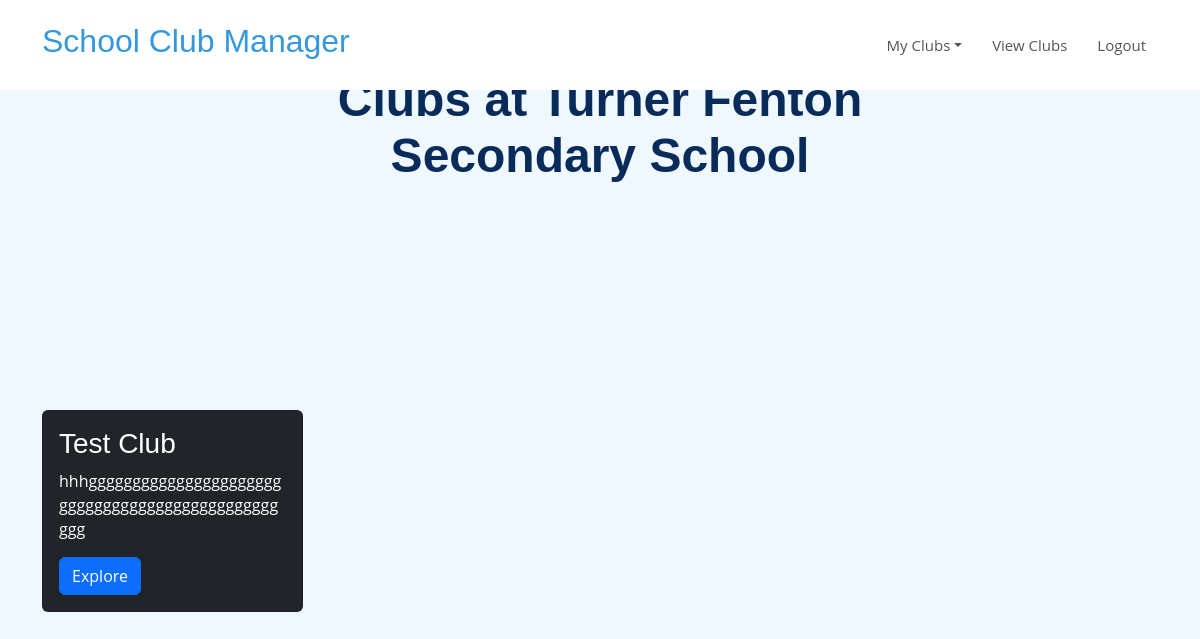
/clubs?mode=viewall (signed in), run on the app's committed database.
### clubmanager/models.py (models this page shows)
class Students(UserMixin, db.Model):
    id = db.Column(db.String(36), primary_key=True)
    FirstName = db.Column(db.String(75), nullable=False)
    LastName = db.Column(db.String(100), nullable=False)
    Username = db.Column(db.String(36), unique=True, nullable=False)
    StudentNum = db.Column(db.Integer, unique=True, nullable=False)
    Email = db.Column(db.String(75), unique=True, nullable=False)
    Password = db.Column(db.String(80), nullable=False)
    Grade = db.Column(db.Integer, nullable=False)
    School = db.Column(db.String(40), nullable=False)
    Date_Joined = db.Column(db.Date, default=datetime.utcnow)

class Clubs(UserMixin, db.Model):
    ClubId = db.Column(db.String(36), primary_key=True)
    StudentId = db.Column(db.Integer, nullable=False)
    School = db.Column(db.String(40), nullable=False)
    ClubName = db.Column(db.String(50), nullable=False)
    ClubDescription = db.Column(db.String(300), nullable=False)
    AppStartDate = db.Column(db.Date, nullable=False)
    AppEndDate = db.Column(db.Date, nullable=False)
    ClubContactEmail = db.Column(db.String(75), unique=True, nullable=False)
    Date_Club_Created = db.Column(db.Date, default=datetime.utcnow)

### clubmanager/routes/clubs.py (the view, shortened to what this page needs)
@app.route('/clubs', methods=['GET'])
@app.route('/clubs/<uuid:ClubId>', methods=['GET'])
@login_required
def get_club(ClubId = ''):
    mode = request.args.get('mode')
    formClubCreationForm = ClubCreationForm()
    formCreateGeneralQuestions = ClubGeneralQuestionForm()
    formAnnouncement = AnnouncementForm()
    if mode == 'new':
        errors_in_clubcreation = ['', '']
        return render_template('club.html', formClubCreationForm=formClubCreationForm, errors_in_clubcreation=errors_in_clubcreation)
    elif mode == 'viewall':
        clubs = Clubs.query.filter(Clubs.School == current_user.School).all()
        truthy = True
        if clubs:
            truthy = False
        return render_template('viewclubs.html', School=current_user.School, truthy=truthy, ClubCatalogue=clubs)
    else:
        return redirect(url_for('dashboard'))

### clubmanager/routes/dashboard.py (called while the page is built)
@login_manager.user_loader
def load_user(user_id):
    return Students.query.get(user_id)

### clubmanager/templates/viewclubs.html (shortened to what this page needs)
{% extends 'base.html' %}
{% import 'bootstrap/wtf.html' as wtf %}
{% block head %}
<link rel='stylesheet' href='/static/css/styleves.css'>
{% endblock %}
{% block body %}
<body style='background-color: aliceblue;'>
    <header id='header' class='fixed-top d-flex align-items-center'>
        <div class="container d-flex align-items-center justify-content-between">
            <div class='logo'>
                <h2><a href='/'>School Club Manager</a></h2>
            </div>
            <nav class='navbar navbar-expand-lg bg-body'>
                <div class='container-fluid'>
                    <div class='collapse navbar-collapse' id='navbarText'>
                        <ul class="nav justify-content-end">
                            <li class="nav-item dropdown">
                                <a class="nav-link dropdown-toggle" data-bs-toggle="dropdown" role="button"
                                    aria-expanded="false">My Clubs</a>
                            </li>
                            <a class="nav-link" href='/clubs?mode=viewall'>View Clubs</a>
                            <a class="nav-link" href="{{ url_for('logout') }}">Logout</a>
                        </ul>
                    </div>
                </div>
            </nav>
        </div>
    </header>
    <section class="d-flex align-items-center" id="hero">
        <div class='container position-relative'>
            {% if not truthy %}
            <div class='row justify-content-center'>
                <div class='col-xl-7 col-lg-9 text-center'>
                    <h1 style='color: rgb(9, 43, 90);'>Clubs at {{ School }}</h1>
                </div>
            </div>
            <br><br><br><br><br><br><br><br><br>
            <div class='row icon-boxes'>
                {% for club in ClubCatalogue %}
                <div class='col-md-6 col-lg-3 d-flex align-items-stretch mb-5 mb-lg-0'>
                    <div class='card text-bg-dark mb-3' style='width: 21rem;'>
                        <div class='card-body'>
                            <h3 class='card-title' id='cardtitle'>{{ club.ClubName }}</h3>
                            <p class='card-text'>{{ club.ClubDescription }}</p>
                            <a href="/clubs/{{ club.ClubId }}?mode=view"><button class='btn btn-primary'>Explore</button></a>
                        </div>
                    </div>
                </div>
                {% endfor %}
            </div>
        </div>
        {% else %}
        <div class='row justify-content-center'>
                <div class='col-xl-7 col-lg-9 text-center'>
                    <h1>There are no clubs at {{ School }}</h1>
                </div>
            </div>
        {% endif %}
    </section>
</body>
{% endblock %}

### clubmanager/static/css/main.css (style rules this page uses)
.nav { margin: 20px auto; }
a { text-decoration: none; }

### clubmanager/static/css/styleves.css (style rules this page uses)
body { font-family: "Open Sans", sans-serif; color: #444444; }
a { color: #3498db; text-decoration: none; }
h1, h2, h3, h4, h5, h6 { font-family: "Raleway", sans-serif; }
#header { z-index: 997; transition: all 0.5s; padding: 22px 0; background: #fff; }
.navbar { padding: 0; }
.navbar ul { margin: 0; padding: 0; display: flex; list-style: none; align-items: center; }
.navbar li { position: relative; }
.navbar a, .navbar a:focus { display: flex; align-items: center; justify-content: space-between; padding: 10px 0 10px 30px; font-size: 15px; font-weight: 400; color: #555555; white-space: nowrap; transition: 0.3s; }
#hero { width: 100%; height: 70vh; margin-top: 70px; }
#hero h1 { margin: 0 0 10px 0; font-size: 48px; font-weight: 700; line-height: 56px; color: black; }
@media (min-width: 1024px) { #hero { background-attachment: fixed; } }
section { padding: 60px 0; overflow: hidden; }

### data on the page
Students: School "Turner Fenton Secondary School"
Clubs: ClubName "Test Club", ClubDescription "hhhgggggggggggggggggggggggggggggggggggggggggggggggggg"
